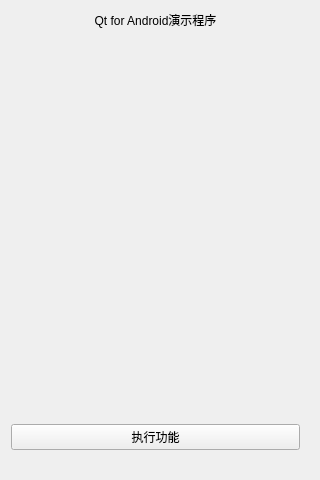
<?xml version="1.0" encoding="UTF-8"?>
<ui version="4.0">
 <class>MainWindow</class>
 <widget class="QMainWindow" name="MainWindow">
  <property name="geometry">
   <rect>
    <x>0</x>
    <y>0</y>
    <width>320</width>
    <height>480</height>
   </rect>
  </property>
  <property name="windowTitle">
   <string>QT for Android演示程序</string>
  </property>
  <property name="toolButtonStyle">
   <enum>Qt::ToolButtonTextBesideIcon</enum>
  </property>
  <widget class="QWidget" name="centralWidget">
   <widget class="QWidget" name="verticalLayoutWidget">
    <property name="geometry">
     <rect>
      <x>0</x>
      <y>0</y>
      <width>311</width>
      <height>461</height>
     </rect>
    </property>
    <layout class="QVBoxLayout" name="verticalLayout">
     <property name="spacing">
      <number>0</number>
     </property>
     <property name="sizeConstraint">
      <enum>QLayout::SetDefaultConstraint</enum>
     </property>
     <item>
      <widget class="QLabel" name="label">
       <property name="enabled">
        <bool>true</bool>
       </property>
       <property name="sizePolicy">
        <sizepolicy hsizetype="Preferred" vsizetype="Preferred">
         <horstretch>0</horstretch>
         <verstretch>0</verstretch>
        </sizepolicy>
       </property>
       <property name="autoFillBackground">
        <bool>false</bool>
       </property>
       <property name="text">
        <string>Qt for Android演示程序</string>
       </property>
       <property name="textFormat">
        <enum>Qt::PlainText</enum>
       </property>
       <property name="alignment">
        <set>Qt::AlignHCenter|Qt::AlignTop</set>
       </property>
       <property name="wordWrap">
        <bool>false</bool>
       </property>
      </widget>
     </item>
     <item>
      <widget class="QPushButton" name="pushButton">
       <property name="text">
        <string>执行功能</string>
       </property>
      </widget>
     </item>
    </layout>
   </widget>
  </widget>
  <widget class="QMenuBar" name="menuBar">
   <property name="geometry">
    <rect>
     <x>0</x>
     <y>0</y>
     <width>320</width>
     <height>23</height>
    </rect>
   </property>
  </widget>
 </widget>
 <layoutdefault spacing="6" margin="11"/>
 <resources/>
 <connections/>
</ui>
